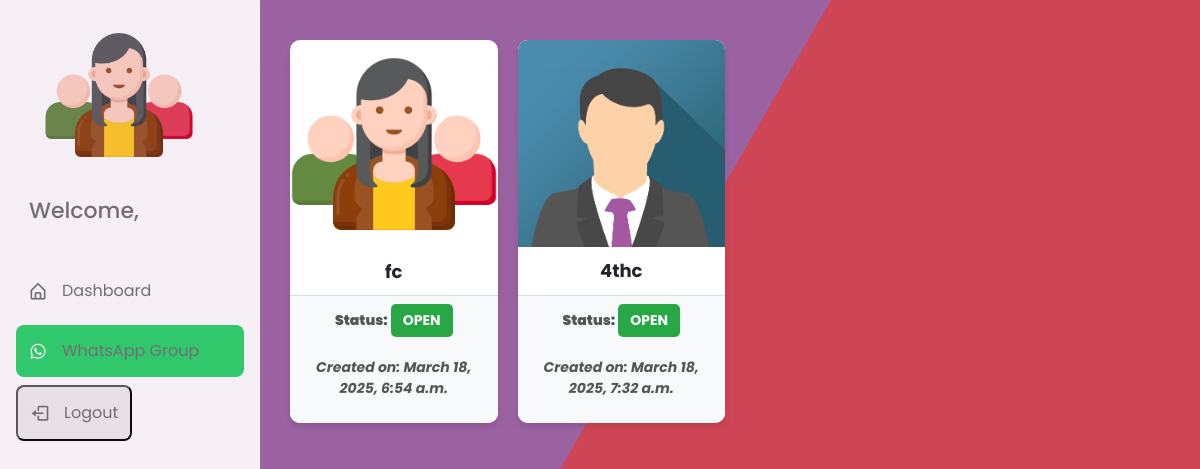
The page /caselist/ (signed in) on the database as committed earlier.
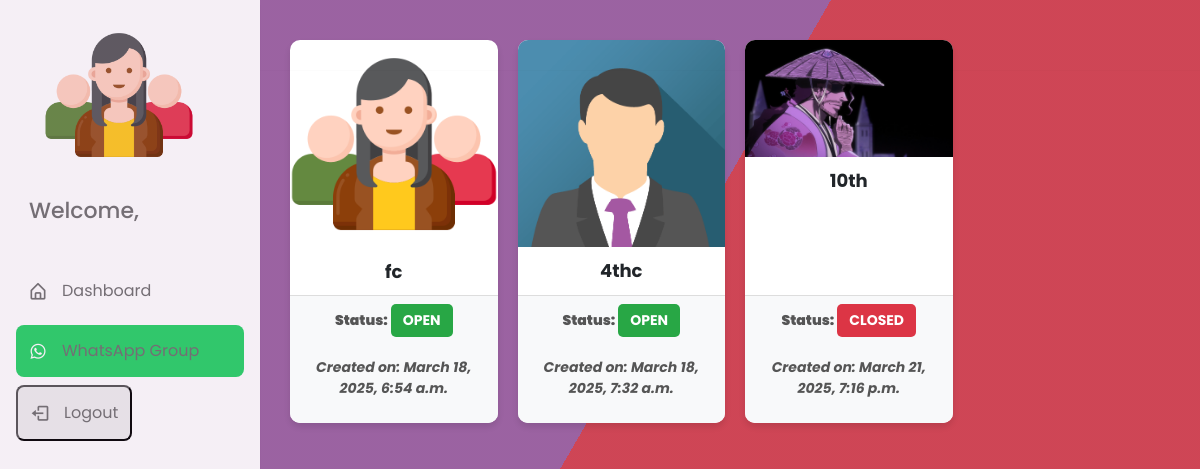
The same page on the database as committed later.
### home/models.py (models this page shows, shortened)
class Case(models.Model):
    id = models.AutoField(primary_key=True)
    title = models.CharField(max_length=100)
    description = models.TextField()
    location = models.URLField()
    image = models.ImageField(upload_to='static/case_images/')
    status = models.CharField(max_length=100,default="Pending")
    created = models.DateTimeField(auto_now_add=True)
    updated = models.DateTimeField(auto_now=True)
    approved = models.BooleanField(default=False)
    created_by = models.CharField(max_length=100)
    closed_by = models.CharField(max_length=100, blank=True, null=True)

### home/views.py (the view)
# urls.py: path('caselist/', views.caseList, name='caselist'),
@login_required(login_url='home')
def caseList(request):
    admin = "False"
    if is_admin(request.user):
        base_template = 'admin_base.html'
        admin = "True"
    else:
        base_template = 'member_base.html'
    cases = Case.objects.filter(approved=True)
    return render(request, 'case_list.html', {'cases': cases, 'base_template': base_template, 'admin': admin})

### home/views.py (called while the page is built)
def is_admin(user):
    return user.groups.filter(name='ADMIN').exists()

### templates/case_list.html (shortened to what this page needs)
{% extends base_template %}
{% block content %}
{% load static %}
<div class="cases-container">
    {% for case in cases %}
        <a class="case-card"
        {% if approval != "True" %}
        href="{% url 'case_details' case.id %}"
        {% else %}
        href="{% url 'approval_case_details' case.id %}"
        {% endif %}
        >
            <img src="{{ case.image.url }}" alt="{{ case.title }}" class="case-image">
            <div class="case-title">{{ case.title }}</div>
            <div class="case-footer">
                {% if approval != "True" %}
                <p class="case-info">
                    <strong>Status:</strong>
                    {% if case.status == "open" %}
                        <span class="status-badge status-open">Open</span>
                    {% else %}
                        <span class="status-badge status-close">Closed</span>
                    {% endif %}
                </p>
                {% endif %}
                <p class="created-date">
                    Created on: {{case.created}}
                </p>
            </div>
        </a>
    {% endfor %}
</div>
{% endblock %}

### templates/member_base.html (shortened to what this page needs)
<!DOCTYPE html>
{% load static %}
<html lang="en">
<head>
  <link rel='stylesheet' href='https://unpkg.com/boxicons@2.1.2/css/boxicons.min.css'>
  <link rel="stylesheet" href="https://stackpath.bootstrapcdn.com/bootstrap/4.3.1/css/bootstrap.min.css">
  <link rel="stylesheet" href="https://maxcdn.bootstrapcdn.com/font-awesome/4.7.0/css/font-awesome.min.css">
</head>
<body>
  <nav class="open" style="opacity: 90%;">
    <div class="sidebar">
      <div class="logo">
        <a href="/memberhome" >
    <img src="{% static "images/member.png" %}" alt="Logo" class="logo-image" width="150px" style="margin-left: 20px;" >
    <br>
    <br>
        <span class="logo-name" style="margin-left: 5px;">Welcome, {{request.user.first_name}}</span>
        </a>
      </div>
      <div class="sidebar-content">
        <ul class="lists">
          <li class="list">
            <a href="/memberhome" class="nav-link">
              <i class="bx bx-home-alt icon"></i>
              <span class="link">Dashboard</span>
            </a>
          </li>
          <li class="list">
            <a href="#" onclick="joinWhatsAppGroup(event)" class="nav-link whatsapp-btn">
              <i class="bx bxl-whatsapp icon"></i>
              <span class="link">WhatsApp Group</span>
            </a>
          </li>
          <li class="list">
            <form method="post" action="{% url 'logout' %}">
                <button type="submit" class="nav-item nav-link mr-5"><i class="bx bx-log-out icon"></i><span class="link">Logout</span></button>
              </form>
          </li>
        </ul>
      </div>
    </div>
  </nav>
  {% block content %}
  {% endblock content %}
</body>
</html>

### templates/member_base.html (style rules this page uses)
p { text-align: center; }
body { padding-left: 240px; }
:root { --body-color: #ebf0ff; --sidebar-color: #fff; --primary-color: #4070f4; --primary-color-light: #f6f5ff; --toggle-color: #ddd; --text-color: #707070; --tran-02: all 0.2s ease; --tran-03: all 0.3s ease; --tran-04: all 0.4s ease; --tran-05: all 0.5s ease; }
* { margin: 0; padding: 0; box-sizing: border-box; font-family: "Poppins", sans-serif; }
body { min-height: 100%; background-color: var(--body-color); transition: var(--tran-05); }
nav { position: fixed; top: 0; left: 0; height: 70px; width: 100%; display: flex; align-items: center; box-shadow: 0 0 1px rgba(0, 0, 0, 0.1); transition: var(--tran-05); }
nav .logo { display: flex; align-items: center; margin: 0 24px; }
nav .sidebar { position: fixed; top: 0; left: -100%; height: 100%; width: 260px; padding: 20px 0; background: var(--sidebar-color); box-shadow: 0 5px 1px rgba(0, 0, 0, 0.1); transition: all 0.4s ease; }
.logo .logo-name { color: var(--text-color); font-size: 22px; font-weight: 500; }
nav.open .sidebar { left: 0; }
.sidebar .sidebar-content { display: flex; height: 100%; flex-direction: column; justify-content: space-between; padding: 30px 16px; }
.sidebar-content .list { list-style: none; }
.sidebar-content .list .nav-link { display: flex; align-items: center; margin: 8px 0; padding: 14px 12px; border-radius: 8px; text-decoration: none; transition: var(--tran-02); }
.sidebar-content .list .nav-link .icon { margin-right: 14px; font-size: 20px; color: var(--text-color); }
.sidebar-content .list .nav-link .link { font-size: 16px; color: var(--text-color); font-weight: 400; }
.whatsapp-btn { background-color: #25D366; color: white !important; transition: all 0.3s ease; }
.whatsapp-btn .icon { color: white !important; }

### templates/case_list.html (style rules this page uses)
.cases-container { display: grid; grid-template-columns: repeat(4, 1fr); gap: 20px; padding: 20px; margin-top: 20px; margin-left: 30px; }
.case-card { max-width: 300px; background-color: #fff; border-radius: 10px; overflow: hidden; box-shadow: 0px 4px 6px rgba(0, 0, 0, 0.1); cursor: pointer; margin-bottom: 20px; transition: transform 0.2s ease-in-out; display: flex; flex-direction: column; text-decoration: none; color: inherit; }
.case-image { max-width: 300px; width: 100%; max-height: 300px; object-fit: cover; }
.case-title { font-size: 18px; font-weight: bold; text-align: center; padding: 10px; flex-grow: 1; }
.case-footer { background-color: #f8f9fa; padding: 8px; text-align: center; font-size: 14px; font-weight: bold; border-top: 1px solid #ddd; color: #555; }
.status-badge { display: inline-block; padding: 6px 12px; border-radius: 5px; font-size: 14px; font-weight: bold; text-transform: uppercase; }
.status-open { background-color: #28a745; color: white; }
.status-close { background-color: #dc3545; color: white; }
.created-date { font-style: italic; color: #555; margin-top: 20px; }

Rows that differ between the two databases and show on the page:
added Case: image (picture), title "10th", status "CLOSED", created "March 21, 2025, 7:16 p.m."
